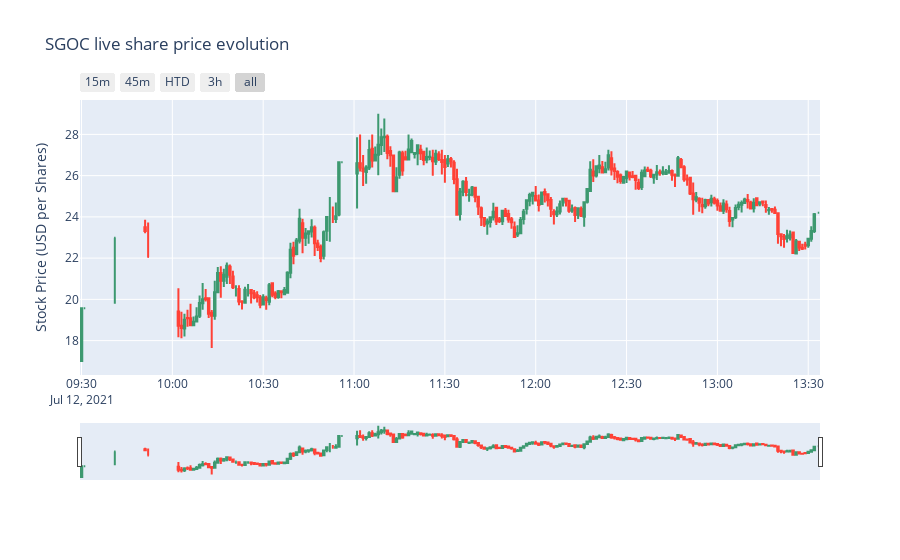

Notebook source saved alongside this figure:
### Code cell
import numpy as np
import pandas as pd

#Data Source
import yfinance as yf

#Data viz
import plotly.graph_objs as go

name = input("Enter the Ticker")

#Interval required 1 minute
data = yf.download(tickers='%s'%name, period='1d', interval='1m')

#declare figure
fig = go.Figure()

#Candlestick
fig.add_trace(go.Candlestick(x=data.index,
                open=data['Open'],
                high=data['High'],
                low=data['Low'],
                close=data['Close'], name = 'market data'))

# Add titles
fig.update_layout(
    title='%s live share price evolution'%name,
    yaxis_title='Stock Price (USD per Shares)')

# X-Axes
fig.update_xaxes(
    rangeslider_visible=True,
    rangeselector=dict(
        buttons=list([
            dict(count=15, label="15m", step="minute", stepmode="backward"),
            dict(count=45, label="45m", step="minute", stepmode="backward"),
            dict(count=1, label="HTD", step="hour", stepmode="todate"),
            dict(count=3, label="3h", step="hour", stepmode="backward"),
            dict(step="all")
        ])
    )
)

#Show
fig.show()

### Figure 1 — Plotly figure (JSON) as saved in the notebook; plotly's stock layout.template omitted (floating-point values rounded to 4 significant figures; data arrays with more than 128 entries replaced by an {"elided": "..."} marker saying what was removed)
{"data": [{"close": {"elided": "213 float values"}, "high": {"elided": "213 float values"}, "low": {"elided": "213 float values"}, "name": "market data", "open": {"elided": "213 float values"}, "type": "candlestick", "x": {"elided": "213 str values"}}], "layout": {"title": {"text": "SGOC live share price evolution"}, "xaxis": {"rangeselector": {"buttons": [{"count": 15, "label": "15m", "step": "minute", "stepmode": "backward"}, {"count": 45, "label": "45m", "step": "minute", "stepmode": "backward"}, {"count": 1, "label": "HTD", "step": "hour", "stepmode": "todate"}, {"count": 3, "label": "3h", "step": "hour", "stepmode": "backward"}, {"step": "all"}]}, "rangeslider": {"visible": true}}, "yaxis": {"title": {"text": "Stock Price (USD per Shares)"}}}}
